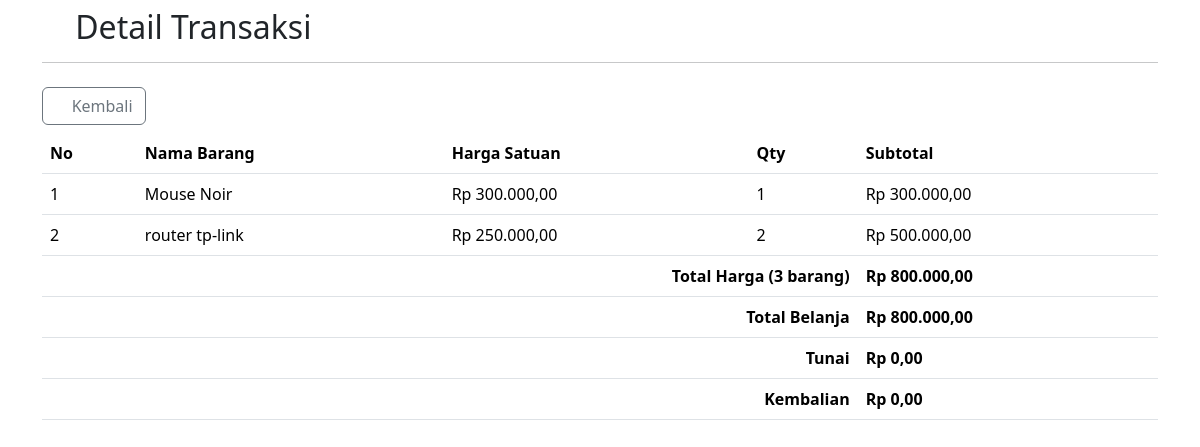
The app's page /transaksi/detailTransaksi.php?id_transaksi=10 with its own data.
### tables this page shows
CREATE TABLE `iqbal_tb_detail` (
  `iqbal_id_detail` int(11) NOT NULL,
  `iqbal_id_transaksi` int(11) NOT NULL,
  `iqbal_id_barang` int(11) NOT NULL,
  `iqbal_qty` int(11) NOT NULL,
  `iqbal_subtotal` int(11) NOT NULL,
  `iqbal_created_at` timestamp NOT NULL DEFAULT current_timestamp() ON UPDATE current_timestamp()
);

CREATE TABLE `iqbal_tb_barang` (
  `iqbal_id_barang` int(11) NOT NULL,
  `iqbal_nama_barang` varchar(50) NOT NULL,
  `iqbal_harga_barang` int(11) NOT NULL,
  `iqbal_stok_barang` int(11) NOT NULL,
  `iqbal_updated_at` timestamp NOT NULL DEFAULT current_timestamp() ON UPDATE current_timestamp()
);

CREATE TABLE `iqbal_tb_transaksi` (
  `iqbal_id_transaksi` int(11) NOT NULL,
  `iqbal_id_user` int(11) NOT NULL,
  `iqbal_tanggal` timestamp NOT NULL DEFAULT current_timestamp() ON UPDATE current_timestamp(),
  `iqbal_total` int(11) NOT NULL,
  `iqbal_tunai` int(11) NOT NULL,
  `iqbal_kembali` int(11) NOT NULL,
  `iqbal_status` int(11) NOT NULL
);

### transaksi/detailTransaksi.php (the view, shortened to what this page needs)
<?php
include '../config/db.php';
$id_transaksi = $_GET['id_transaksi'];
$sql_detail_transaksi = "SELECT t.*, d.*, b.iqbal_nama_barang, b.iqbal_harga_barang
                         FROM iqbal_tb_transaksi t
                         INNER JOIN iqbal_tb_detail d ON t.iqbal_id_transaksi = d.iqbal_id_transaksi
                         INNER JOIN iqbal_tb_barang b ON d.iqbal_id_barang = b.iqbal_id_barang
                         WHERE t.iqbal_id_transaksi = '$id_transaksi'";
$result_detail_transaksi = mysqli_query($conn, $sql_detail_transaksi);
if ($result_detail_transaksi) {
    $total_harga = 0;
    $jumlah_barang = 0;
    while ($row = mysqli_fetch_assoc($result_detail_transaksi)) {
        $subtotal = $row['iqbal_qty'] * $row['iqbal_harga_barang'];
        $total_harga += $subtotal;
        $jumlah_barang += $row['iqbal_qty'];
    }
?>
<!DOCTYPE html>
<html lang="en">
<head>
    <link rel="stylesheet" href="../assets/bootstrap/css/bootstrap.min.css">
    <link rel="stylesheet" href="../assets/icon/css/all.css">
</head>
<body>
    <div class="container mt-2">
        <h2><i class="fa-solid fa-receipt"></i> Detail Transaksi</h2>
        <hr>
        <a href="transaksi.php" class="btn btn-outline-secondary my-2 disable"><i class="fa-solid fa-arrow-left"></i> Kembali</a>
        <table class="table table-hover">
            <thead>
                <tr>
                    <th>No</th>
                    <th>Nama Barang</th>
                    <th>Harga Satuan</th>
                    <th>Qty</th>
                    <th>Subtotal</th>
                </tr>
            </thead>
            <tbody>
                <?php
                $no = 1;
                mysqli_data_seek($result_detail_transaksi, 0);
                while ($row = mysqli_fetch_assoc($result_detail_transaksi)) {
                    $subtotal = $row['iqbal_qty'] * $row['iqbal_harga_barang'];
                ?>
                    <tr>
                        <td><?= $no++ ?></td>
                        <td><?= $row['iqbal_nama_barang'] ?></td>
                        <td>Rp <?= number_format($row['iqbal_harga_barang'], 2, ',', '.') ?></td>
                        <td><?= $row['iqbal_qty'] ?></td>
                        <td>Rp <?= number_format($subtotal, 2, ',', '.') ?></td>
                    </tr>
                <?php } ?>
                <tr>
                    <td colspan="4" class="text-end"><b>Total Harga (<?= $jumlah_barang ?> barang)</b></td>
                    <td><b>Rp <?= number_format($total_harga, 2, ',', '.') ?></b></td>
                </tr>
                <tr>
                    <td colspan="4" class="text-end"><b>Total Belanja</b></td>
                    <td><b>Rp <?= number_format($total_harga, 2, ',', '.') ?></b></td>
                </tr>
                <?php
                $sql_transaksi = "SELECT * FROM iqbal_tb_transaksi WHERE iqbal_id_transaksi = '$id_transaksi'";
                $result_transaksi = mysqli_query($conn, $sql_transaksi);
                $row_transaksi = mysqli_fetch_assoc($result_transaksi);
                if ($row_transaksi) {
                ?>
                <tr>
                    <td colspan="4" class="text-end"><b>Tunai</b></td>
                    <td><b>Rp <?= number_format($row_transaksi['iqbal_tunai'], 2, ',', '.') ?></b></td>
                </tr>
                <tr>
                    <td colspan="4" class="text-end"><b>Kembalian</b></td>
                    <td><b>Rp <?= number_format($row_transaksi['iqbal_kembali'], 2, ',', '.') ?></b></td>
                </tr>
                <?php } ?>
            </tbody>
        </table>
    </div>
</body>
</html>
<?php
} else {
    echo "Error: " . $sql_detail_transaksi . "<br>" . mysqli_error($conn);
}
?>

### records on screen
iqbal_tb_detail: iqbal_id_barang.iqbal_nama_barang "Mouse Noir", iqbal_id_barang.iqbal_harga_barang "300.000,00", iqbal_qty "1", iqbal_qty.iqbal_harga_barang "300.000,00"
iqbal_tb_detail: iqbal_id_barang.iqbal_nama_barang "router tp-link", iqbal_id_barang.iqbal_harga_barang "250.000,00", iqbal_qty "2", iqbal_qty.iqbal_harga_barang "500.000,00"
iqbal_tb_transaksi: iqbal_tunai "0,00", iqbal_kembali "0,00"

### other values on screen
$jumlah_barang "3"
$total_harga "800.000,00"
